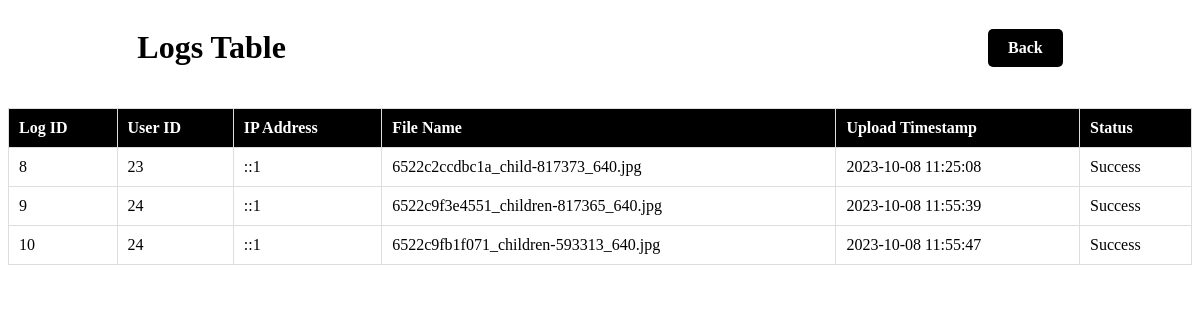
The page /dashboard/index.php (signed in) on the database its author committed.
### tables this page shows
CREATE TABLE `logs` (
  `id` int(11) NOT NULL,
  `user_id` int(11) DEFAULT NULL,
  `ip_address` varchar(45) NOT NULL,
  `filename` varchar(255) NOT NULL,
  `upload_timestamp` timestamp NOT NULL DEFAULT current_timestamp(),
  `status` enum('Success','Suspicious','Rejected') NOT NULL DEFAULT 'Success'
);

### dashboard/index.php (the view, shortened to what this page needs)
<?php
$conn = mysqli_connect("localhost", "root", "", "secure_file_upload");
$sql = "SELECT * FROM `logs`";
$result = mysqli_query($conn, $sql);
?>
<!DOCTYPE html>
<html lang="en">
<head>
    <link href="../css/style.css" rel="stylesheet">
</head>
<body>
<div class="d-flex header-wrap">
<h1>Logs Table</h1>
<a href="../file_upload.php" class="btn btn-primary">Back</a>
</div>
    <table>
        <thead>
            <tr>
                <th>Log ID</th>
                <th>User ID</th>
                <th>IP Address</th>
                <th>File Name</th>
                <th>Upload Timestamp</th>
                <th>Status</th>
            </tr>
        </thead>
        <tbody>
            <?php
            while ($row = mysqli_fetch_assoc($result)) {
                echo "<tr>";
                echo "<td>" . $row['id'] . "</td>";
                echo "<td>" . $row['user_id'] . "</td>";
                echo "<td>" . $row['ip_address'] . "</td>";
                echo "<td>" . $row['filename'] . "</td>";
                echo "<td>" . $row['upload_timestamp'] . "</td>";
                echo "<td>" . $row['status'] . "</td>";
                echo "</tr>";
            }
            ?>
        </tbody>
    </table>
</body>
</html>

### css/style.css (style rules this page uses)
a { color: white !important; }
.btn-primary { background-color: #000; border: none; border-radius: 5px; padding: 10px 20px; color: white; font-weight: bold; cursor: pointer; transition: background-color 0.3s ease; text-decoration: none; }
table { width: 100%; border-collapse: collapse; margin-top: 20px; }
table th, table td { border: 1px solid #ddd; padding: 10px; text-align: left; }
table th { background-color: #000; color: white; }
.header-wrap { display: flex; align-items: center; justify-content: space-around; }
.header-wrap h1 { width: 50%; }

### dashboard/index.php (style rules this page uses)
table { border-collapse: collapse; width: 100%; }
th, td { border: 1px solid #ddd; padding: 8px; text-align: left; }
th { background-color: #f2f2f2; }

### rows shown on the page
logs: id "8", user "23", ip_address "::1", filename "6522c2ccdbc1a_child-817373_640.jpg", upload_timestamp "2023-10-08 11:25:08", status "Success"
logs: id "9", user "24", ip_address "::1", filename "6522c9f3e4551_children-817365_640.jpg", upload_timestamp "2023-10-08 11:55:39", status "Success"
logs: id "10", user "24", ip_address "::1", filename "6522c9fb1f071_children-593313_640.jpg", upload_timestamp "2023-10-08 11:55:47", status "Success"
